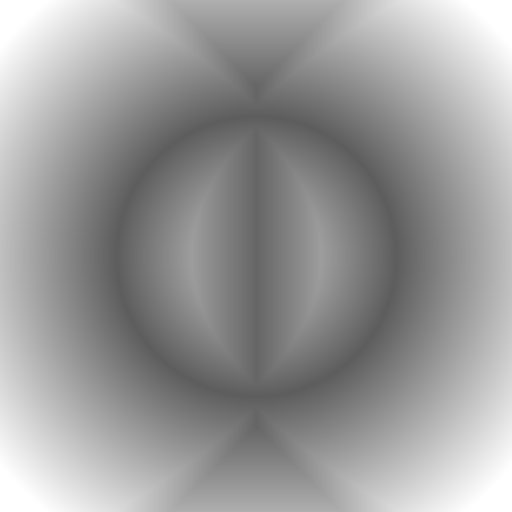

Write the Python code that produced this figure.
import numpy as np
from PIL import Image

# =============================================================================
# Configuration
# =============================================================================
SIZE = 512
CENTER = SIZE // 2

# Create coordinate grids
Y, X = np.ogrid[0:SIZE, 0:SIZE]

# Shift coordinates so (0,0) is at center
x = X - CENTER
y = Y - CENTER

# =============================================================================
# Step 1: Create outer circle (radius 180)
# =============================================================================
outer_circle_sdf = np.sqrt(x**2 + y**2) - 180

# =============================================================================
# Step 2: Create inner circle (radius 100) - we'll subtract this
# =============================================================================
inner_circle_sdf = np.sqrt(x**2 + y**2) - 100

# =============================================================================
# Step 3: Create a ring by subtracting inner from outer
# =============================================================================
# Subtraction formula: max(shape1, -shape2)
# This keeps points that are inside shape1 AND outside shape2
ring_sdf = np.maximum(outer_circle_sdf, -inner_circle_sdf)

# =============================================================================
# Step 4: Create a vertical rectangle
# =============================================================================
rect_sdf = np.maximum(np.abs(x) - 30, np.abs(y) - 200)

# =============================================================================
# Step 5: Combine ring and rectangle using union
# =============================================================================
# Union: min(sdf1, sdf2) - combines both shapes
combined_sdf = np.minimum(ring_sdf, rect_sdf)

# =============================================================================
# Step 6: Visualize with smooth gradient coloring
# =============================================================================
# Normalize for display: clamp to visible range
normalized = np.clip(combined_sdf, -150, 150)
normalized = ((normalized + 150) / 300 * 255).astype(np.uint8)

# Save as grayscale
output = Image.fromarray(normalized, mode='L')
output.save('sdf_combination_solution.png')

